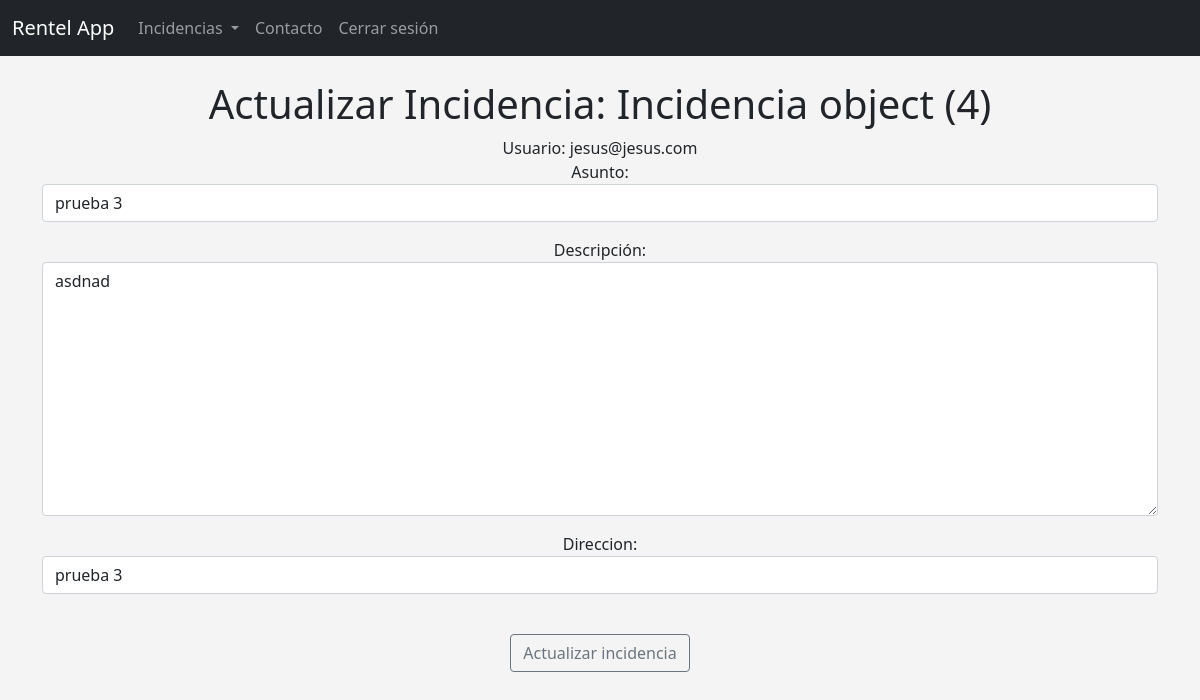
The app's page /update_incidencia/4 (signed in), older data.
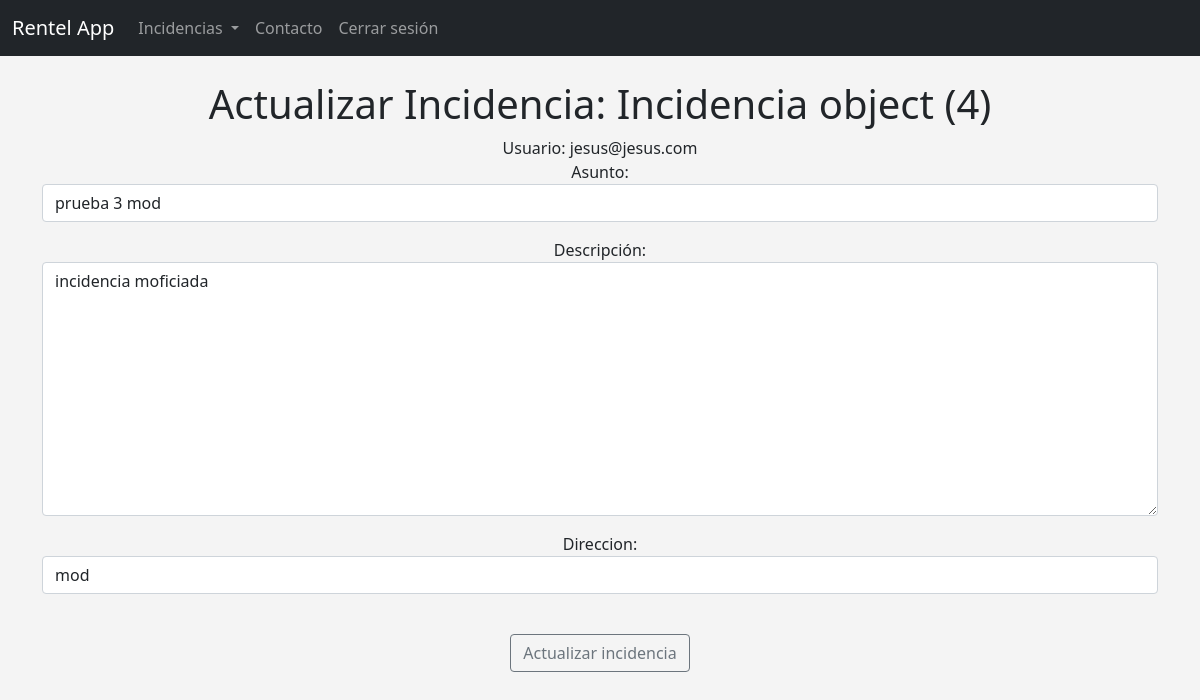
The same page, newer data.
### app/models.py (models this page shows)
class Incidencia(models.Model):
    titulo_incidencia = models.CharField(max_length=255, null=True)
    desc_incidencia = models.TextField()
    fecha = models.DateTimeField(null=True, editable=True)
    asignada = models.BooleanField(default=False)
    direccion = models.CharField(max_length=255, null=True)
    cliente_id = models.ForeignKey(
        Usuario,
        related_name="incidencias",
        on_delete=models.CASCADE
   )

### app/views.py (the view)
# urls.py: path('update_incidencia/<incidencia_id>', views.update_incidencia, name='update-incidencia'),
def update_incidencia(request, incidencia_id):
    incidencia = Incidencia.objects.get(pk=incidencia_id)
    if (request.user == incidencia.cliente_id):
        form = IncidenciaForm(request.POST or None, instance=incidencia)
    else:
        messages.error(request, ("Algo salió mal actualizando la incidencia."))
    if form.is_valid():
        incidencia_mod = form.save(commit=False)
        incidencia_mod.fecha = datetime.now()
        incidencia_mod.save()
        messages.success(request, "Su incidencia ha sido modificada.")
        return redirect('app:mostrar-incidencias')
    template = loader.get_template('app/update_incidencia.html')
    context = {
        'incidencia': incidencia,
        'form': form,
    }
    return HttpResponse(template.render(context, request))

### app/forms.py
class IncidenciaForm(ModelForm):
    class Meta:
        model = Incidencia
        fields = ('titulo_incidencia', 'desc_incidencia', 'direccion')
        labels = {
            'titulo_incidencia': 'Asunto',
            'desc_incidencia': 'Descripción',
            'direccion': 'Direccion',
        }
        widgets = {
            'titulo_incidencia': forms.TextInput(attrs={'class':'form-control', 'placeholder': 'Asunto'}),
            'desc_incidencia': forms.Textarea(attrs={'class':'form-control', 'placeholder': 'Describa el problema con detalle.'}),
            'direccion': forms.TextInput(attrs={'class':'form-control', 'placeholder': 'Dirección'}),
        }

### app/templates/app/update_incidencia.html (shortened to what this page needs)
{% extends 'app/base.html' %}
{% block content %}
    {% if user.is_authenticated %}
    <center>
        {% if user == incidencia.cliente_id %}
            <h1> Actualizar Incidencia: {{ incidencia }} </h1>
            Usuario: {{ user }}
            <form action="" method="POST">
                {{ form.as_p }}
                <br>
                <input type="submit" value="Actualizar incidencia"
                class="btn btn-outline-secondary">
        {% else %}
            <h2>Acceso denegado.</h2>
        {% endif %}
    </center>
    {% else %}
        <h1> ¡Vaya! Parece que no has iniciado sesión. </h1>
        <a href="{% url 'login' %}">Inicia sesión aquí</a>
    {% endif %}
{% endblock %}

Row changes from the older to the newer data that the page shows:
changed Incidencia "Incidencia object (4)": titulo_incidencia "prueba 3" → "prueba 3 mod"; desc_incidencia "asdnad" → "incidencia moficiada"; direccion "prueba 3" → "mod"
